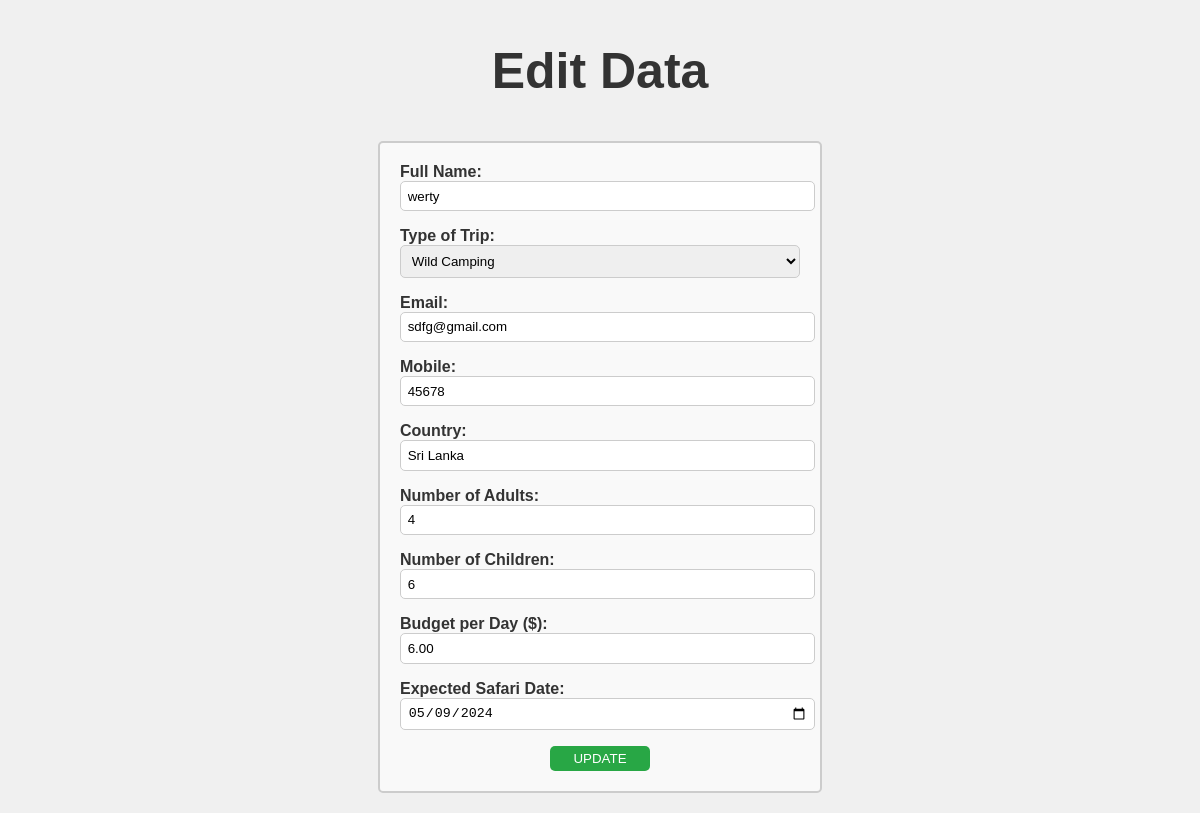
Page /reservations/edit.php?id=24 on the committed database.
### tables this page shows
CREATE TABLE `bookings` (
  `booking_id` int(11) NOT NULL,
  `full_name` varchar(255) NOT NULL,
  `trip_type` varchar(100) NOT NULL,
  `email` varchar(255) NOT NULL,
  `mobile` varchar(20) NOT NULL,
  `country` varchar(100) NOT NULL,
  `adults` int(11) NOT NULL,
  `children` int(11) DEFAULT NULL,
  `budget_per_day` decimal(10,2) NOT NULL,
  `safari_date` date NOT NULL,
  `created_at` timestamp NOT NULL DEFAULT current_timestamp(),
  `updated_at` timestamp NOT NULL DEFAULT current_timestamp() ON UPDATE current_timestamp()
);

### reservations/edit.php (the view, shortened to what this page needs)
<?php
require_once("dbConnection.php");
if (isset($_GET['id'])) {
    $id = intval($_GET['id']);
} else {
    die("Error: No ID parameter provided.");
}
$query = "SELECT * FROM bookings WHERE booking_id = ?";
$stmt = mysqli_prepare($mysqli, $query);
mysqli_stmt_bind_param($stmt, 'i', $id);
mysqli_stmt_execute($stmt);
$result = mysqli_stmt_get_result($stmt);
$resultData = mysqli_fetch_assoc($result);
$full_name = $resultData['full_name'];
$trip_type = $resultData['trip_type'];
$email = $resultData['email'];
$mobile = $resultData['mobile'];
$country = $resultData['country'];
$adults = $resultData['adults'];
$children = $resultData['children'];
$budget_per_day = $resultData['budget_per_day'];
$safari_date = $resultData['safari_date'];
?>
<!DOCTYPE html>
<html lang="en">
<head>
    <link rel="stylesheet" type="text/css" href="form_style.css">
</head>
<body>
    <div class="container">
        <h2>Edit Data</h2>
        <form name="edit" method="post" action="editAction.php">
            <div class="form-wrapper">
            <form name="edit" method="post" action="editAction.php">
                <div class="form-group">
                    <label for="full_name">Full Name:</label>
                    <input type="text" name="full_name" id="full_name" value="<?php echo htmlspecialchars($full_name); ?>" required>
                </div>
            <div class="form-group">
                <label for="trip_type">Type of Trip:</label>
                <select name="trip_type" id="trip_type">
                    <option value="Wild Camping" <?php if($trip_type == 'Wild Camping') echo 'selected'; ?>>Wild Camping</option>
                </select>
            </div>
            <div class="form-group">
                <label for="email">Email:</label>
                <input type="email" name="email" id="email" value="<?php echo htmlspecialchars($email); ?>" required>
            </div>
            <div class="form-group">
                <label for="mobile">Mobile:</label>
                <input type="text" name="mobile" id="mobile" value="<?php echo htmlspecialchars($mobile); ?>" required>
            </div>
            <div class="form-group">
                <label for="country">Country:</label>
                <input type="text" name="country" id="country" value="<?php echo htmlspecialchars($country); ?>" required>
            </div>
            <div class="form-group">
                <label for="adults">Number of Adults:</label>
                <input type="number" name="adults" id="adults" value="<?php echo htmlspecialchars($adults); ?>" min="1" required>
            </div>
            <div class="form-group">
                <label for="children">Number of Children:</label>
                <input type="number" name="children" id="children" value="<?php echo htmlspecialchars($children); ?>" min="0">
            </div>
            <div class="form-group">
                <label for="budget_per_day">Budget per Day ($):</label>
                <input type="number" name="budget_per_day" id="budget_per_day" value="<?php echo htmlspecialchars($budget_per_day); ?>" min="0" step="0.01" required>
            </div>
            <div class="form-group">
                <label for="safari_date">Expected Safari Date:</label>
                <input type="date" name="safari_date" id="safari_date" value="<?php echo htmlspecialchars($safari_date); ?>" required>
            </div>
            <div class="">
                <input  type="submit" name="update" value="Update" class="btn" >
            </div>
        </form>
    </div>
</body>
</html>

### reservations/form_style.css (style rules this page uses)
body { font-family: Arial, sans-serif; background-color: #f0f0f0; margin: 0; padding: 0; }
h2 { text-align: center; color: #333; font-size: 50px; }
.form-wrapper { border: 2px solid #ccc; padding: 20px; border-radius: 5px; background-color: #f9f9f9; max-width: 400px; margin: 20px auto; }
.form-group { margin-bottom: 1em; }
.form-group label { display: block; font-weight: bold; color: #333; }
.form-group input, .form-group select { width: 100%; padding: 0.5em; border: 1px solid #ccc; border-radius: 5px; }
.btn { margin-left: 150px; display: block; width: 100px; padding: 5px 10px; background-color: #28a745; color: white; text-align: center; text-transform: uppercase; border: none; border-radius: 5px; cursor: pointer; }

### rows in the picture
bookings: full_name "werty", trip_type "Wild Camping", email "sdfg@gmail.com", mobile "45678", country "Sri Lanka", adults "4", children "6", budget_per_day "6.00", safari_date "05/09/2024"
